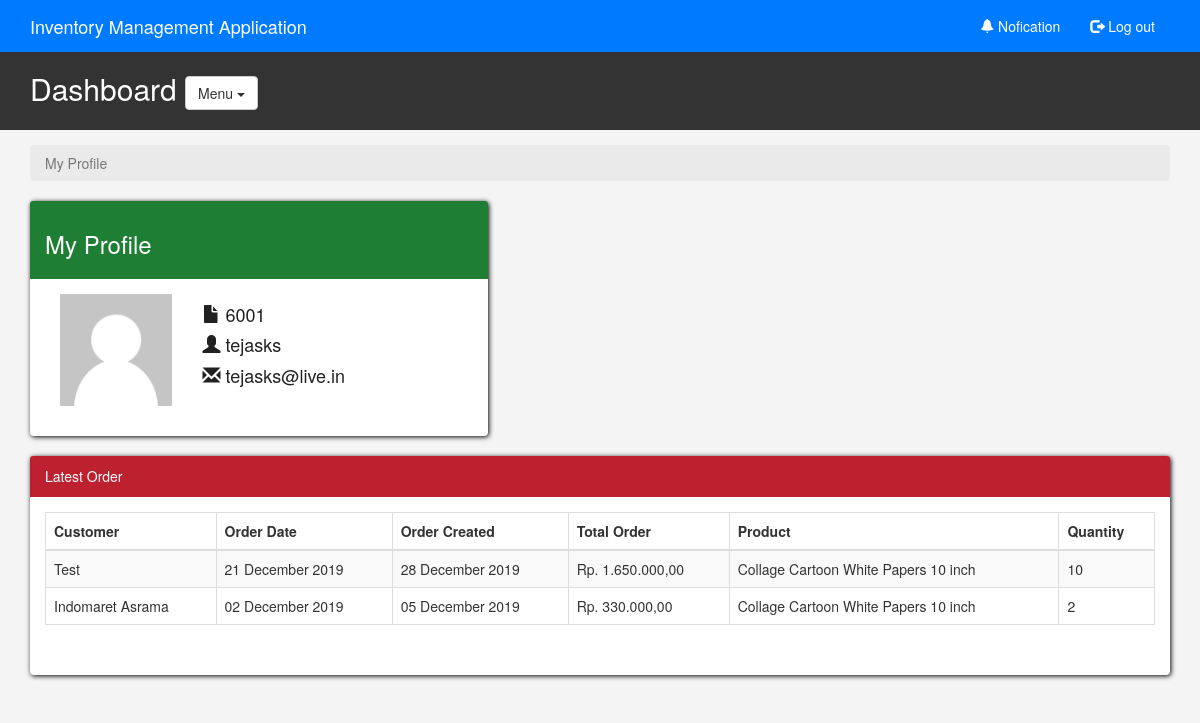
The page /user/index.php (signed in) on the database its author committed.
### tables this page shows
CREATE TABLE IF NOT EXISTS `inventory_order_product` (
  `inventoryOrderProductID` int(11) NOT NULL AUTO_INCREMENT,
  `inventoryOrderID` int(11) DEFAULT NULL,
  `productID` int(11) DEFAULT NULL,
  `quantity` int(11) DEFAULT NULL,
  `price` int(12) DEFAULT NULL,
  `tax` int(10) DEFAULT NULL,
  PRIMARY KEY (`inventoryOrderProductID`)
);

CREATE TABLE IF NOT EXISTS `inventory_order` (
  `inventoryOrderID` int(12) NOT NULL AUTO_INCREMENT,
  `userID` int(12) DEFAULT NULL,
  `inventoryOrderTotal` int(12) DEFAULT NULL,
  `inventoryOrderDate` varchar(25) DEFAULT NULL,
  `inventoryOrderName` varchar(100) DEFAULT NULL,
  `inventoryOrderAddress` varchar(100) DEFAULT NULL,
  `paymentStatus` enum('cash','credit') DEFAULT NULL,
  `inventoryOrderStatus` enum('active','inactive') DEFAULT NULL,
  `inventoryOrderCreatedDate` int(11) DEFAULT NULL,
  PRIMARY KEY (`inventoryOrderID`)
);

CREATE TABLE IF NOT EXISTS `product` (
  `productID` int(12) NOT NULL AUTO_INCREMENT,
  `categoryID` int(12) NOT NULL,
  `brandID` int(12) NOT NULL,
  `productName` varchar(100) NOT NULL,
  `productDescription` varchar(200) NOT NULL,
  `productQuantity` int(11) NOT NULL,
  `productUnit` varchar(150) NOT NULL,
  `productBasePrice` int(12) NOT NULL,
  `productTax` int(12) NOT NULL,
  `productMinimumOrder` int(12) NOT NULL DEFAULT '0',
  `productEnterBy` int(11) NOT NULL,
  `productStatus` enum('pending','approved') NOT NULL,
  `productDate` date NOT NULL,
  PRIMARY KEY (`productID`)
);

### admin/helper.php (called while the page is built, shortened)
<?php
	function convertToRupiah($num)
	{
		return "Rp. ".number_format($num,2,',','.');
	}

### user/index.php (the view, shortened to what this page needs)
<?php
	require_once '../admin/helper.php';
	require_once '../templates/header.php';
	$query4 = "SELECT product.productName as 'product', inventory_order.inventoryOrderTotal as 'total', inventory_order.inventoryOrderName as 'customer', inventory_order.inventoryOrderDate as 'orderDate', inventory_order.inventoryOrderCreatedDate as 'orderCreated', inventory_order_product.quantity as 'quantity' FROM inventory_order JOIN inventory_order_product ON inventory_order_product.inventoryOrderID = inventory_order.inventoryOrderID JOIN product ON product.productID = inventory_order_product.productID WHERE inventory_order.userID = '".$_SESSION['userID']."' ORDER BY inventory_order.inventoryOrderCreatedDate  DESC LIMIT 5 ";
	$stmt4 = $conn->prepare($query4);
	$stmt4->execute();
	$result4 = $stmt4->fetchAll();
?>
	<section id="breadcrumb">
		<div class="container">
			<ol class="breadcrumb">
				<li class="active">My Profile</li>
			</ol>
		</div>
	</section>
	<div class="container">
		<div class="row">
			<div class="col-md-5">
				<div class="panel panel-default">
					<div class="panel-heading-success">
						<h3 class="text-white">My Profile</h3>
					</div>
					<div class="panel-body">
						<div class="col-xs-4">
							<img src="../img/default.png" class="img-responsive">
						</div>
						<div class="col-xs-8">
							<h4 class="text-black"><span class="glyphicon glyphicon-file"></span> <?php echo $_SESSION['userID']; ?></h4>
							<h4 class="text-black"><span class="glyphicon glyphicon-user"></span> <?php echo $_SESSION['userName']; ?></h4>
							<h4 class="text-black"><span class="glyphicon glyphicon-envelope"></span> <?php echo $_SESSION['userEmail']; ?></h4>
						</div>
					</div>
				</div>
			</div>
		</div>
		<div class="row">
			<div class="col-md-12">
				<div class="panel panel-default">
				  <div class="panel-heading-danger">Latest Order</div>
				  <div class="panel-body">
				  	<table class="table table-striped table-hover table-bordered">
					    <thead>
					      <tr>
					        <th>Customer</th>
					        <th>Order Date</th>
					        <th>Order Created</th>
					        <th>Total Order</th>
					        <th>Product</th>
					        <th>Quantity</th>
					      </tr>
					    </thead>
					    <tbody>
					      <?php foreach($result4 as $r) : ?>
					      	<tr>
					      		<td><?php echo $r['customer']; ?></td>
					      		<td><?php echo date('d F Y', strtotime($r['orderDate'])); ?></td>
					      		<td><?php echo date('d F Y',$r['orderCreated']); ?></td>
					      		<td><?php echo convertToRupiah($r['total']); ?></td>
					      		<td><?php echo $r['product']; ?></td>
					      		<td><?php echo $r['quantity']; ?></td>
					      	</tr>
					      <?php endforeach; ?>
					    </tbody>
					  </table>
				  </div>
				</div>
			</div>
		</div>
	</div>
<?php require_once '../templates/footer.php'; ?>

### css/custom.css (style rules this page uses)
body { background: #f4f4f4; }
.breadcrumb { background: #eaeaea; color: #222; }
.text-white { color: #fff; }
.text-black { color: #212121; font-weight: 500; }
.panel-default { border: none!important; }
.panel { box-shadow: 1px 1px 5px black !important; border: none!important; }
.panel-body { padding-bottom: 30px!important; }
.panel-default>.panel-heading-danger { padding: 10px 15px; border-bottom: 1px solid transparent; border-top-left-radius: 3px; border-top-right-radius: 3px; color: #fff!important; background-color: #bd2130!important;; }
.panel-default>.panel-heading-success { padding: 10px 15px; border-bottom: 1px solid transparent; border-top-left-radius: 3px; border-top-right-radius: 3px; color: #fff!important; background-color: #1e7e34!important; }

### rows shown on the page
inventory_order_product: inventoryOrderID.inventoryOrderName "Test", inventoryOrderID.inventoryOrderDate "21 December 2019", inventoryOrderID.inventoryOrderCreatedDate "28 December 2019", inventoryOrderID.inventoryOrderTotal "Rp. 1.650.000,00", productID.productName "Collage Cartoon White Papers 10 inch", quantity "10"
inventory_order_product: inventoryOrderID.inventoryOrderName "Indomaret Asrama", inventoryOrderID.inventoryOrderDate "02 December 2019", inventoryOrderID.inventoryOrderCreatedDate "05 December 2019", inventoryOrderID.inventoryOrderTotal "Rp. 330.000,00", productID.productName "Collage Cartoon White Papers 10 inch", quantity "2"

### other values the page prints
$_SESSION['userID'] "6001"
$_SESSION['userName'] "tejasks"
$_SESSION['userEmail'] "tejasks@live.in"
